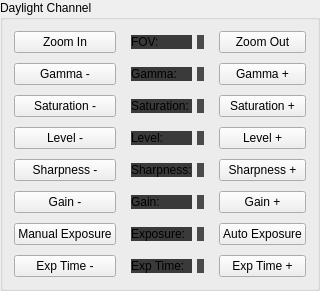
         <widget class="QGroupBox" name="groupBox_7">
          <property name="styleSheet">
           <string notr="true">QLabel {
	background-color: #3a3a3a;
}</string>
          </property>
          <property name="title">
           <string>Daylight Channel</string>
          </property>
          <layout class="QGridLayout" name="gridLayout" rowstretch="1,1,1,1,1,1,1,1" columnstretch="3,0,2,2,0,3">
           <property name="horizontalSpacing">
            <number>5</number>
           </property>
           <property name="verticalSpacing">
            <number>10</number>
           </property>
           <item row="0" column="3">
            <widget class="QLabel" name="txt_FOV">
             <property name="sizePolicy">
              <sizepolicy hsizetype="Preferred" vsizetype="Fixed">
               <horstretch>0</horstretch>
               <verstretch>0</verstretch>
              </sizepolicy>
             </property>
             <property name="styleSheet">
              <string notr="true">background-color: #4a4a4a</string>
             </property>
             <property name="text">
              <string/>
             </property>
            </widget>
           </item>
           <item row="2" column="0">
            <widget class="QPushButton" name="Saturation_Neg_pushButton">
             <property name="sizePolicy">
              <sizepolicy hsizetype="Minimum" vsizetype="Expanding">
               <horstretch>0</horstretch>
               <verstretch>0</verstretch>
              </sizepolicy>
             </property>
             <property name="text">
              <string>Saturation -</string>
             </property>
            </widget>
           </item>
           <item row="7" column="0">
            <widget class="QPushButton" name="ExpTime_Neg_pushButton">
             <property name="sizePolicy">
              <sizepolicy hsizetype="Minimum" vsizetype="Expanding">
               <horstretch>0</horstretch>
               <verstretch>0</verstretch>
              </sizepolicy>
             </property>
             <property name="text">
              <string>Exp Time -</string>
             </property>
            </widget>
           </item>
           <item row="0" column="4">
            <spacer name="horizontalSpacer_2">
             <property name="orientation">
              <enum>Qt::Horizontal</enum>
             </property>
             <property name="sizeHint" stdset="0">
              <size>
               <width>10</width>
               <height>20</height>
              </size>
             </property>
            </spacer>
           </item>
           <item row="4" column="2">
            <widget class="QLabel" name="label_5">
             <property name="sizePolicy">
              <sizepolicy hsizetype="Preferred" vsizetype="Fixed">
               <horstretch>0</horstretch>
               <verstretch>0</verstretch>
              </sizepolicy>
             </property>
             <property name="text">
              <string>Sharpness:</string>
             </property>
            </widget>
           </item>
           <item row="0" column="5">
            <widget class="QPushButton" name="Zoom_out_pushButton">
             <property name="sizePolicy">
              <sizepolicy hsizetype="Minimum" vsizetype="Expanding">
               <horstretch>0</horstretch>
               <verstretch>0</verstretch>
              </sizepolicy>
             </property>
             <property name="text">
              <string>Zoom Out</string>
             </property>
            </widget>
           </item>
           <item row="7" column="5">
            <widget class="QPushButton" name="ExpTime_Pos_pushButton">
             <property name="sizePolicy">
              <sizepolicy hsizetype="Minimum" vsizetype="Expanding">
               <horstretch>0</horstretch>
               <verstretch>0</verstretch>
              </sizepolicy>
             </property>
             <property name="text">
              <string>Exp Time +</string>
             </property>
            </widget>
           </item>
           <item row="3" column="3">
            <widget class="QLabel" name="txt_Brigtness">
             <property name="sizePolicy">
              <sizepolicy hsizetype="Preferred" vsizetype="Fixed">
               <horstretch>0</horstretch>
               <verstretch>0</verstretch>
              </sizepolicy>
             </property>
             <property name="styleSheet">
              <string notr="true">background-color: #4a4a4a</string>
             </property>
             <property name="text">
              <string/>
             </property>
            </widget>
           </item>
           <item row="0" column="1">
            <spacer name="horizontalSpacer">
             <property name="orientation">
              <enum>Qt::Horizontal</enum>
             </property>
             <property name="sizeHint" stdset="0">
              <size>
               <width>10</width>
               <height>5</height>
              </size>
             </property>
            </spacer>
           </item>
           <item row="6" column="2">
            <widget class="QLabel" name="label_27">
             <property name="sizePolicy">
              <sizepolicy hsizetype="Preferred" vsizetype="Fixed">
               <horstretch>0</horstretch>
               <verstretch>0</verstretch>
              </sizepolicy>
             </property>
             <property name="text">
              <string>Exposure:</string>
             </property>
            </widget>
           </item>
           <item row="4" column="3">
            <widget class="QLabel" name="txt_Sharpness">
             <property name="sizePolicy">
              <sizepolicy hsizetype="Preferred" vsizetype="Fixed">
               <horstretch>0</horstretch>
               <verstretch>0</verstretch>
              </sizepolicy>
             </property>
             <property name="styleSheet">
              <string notr="true">background-color: #4a4a4a</string>
             </property>
             <property name="text">
              <string/>
             </property>
            </widget>
           </item>
           <item row="7" column="2">
            <widget class="QLabel" name="label_30">
             <property name="sizePolicy">
              <sizepolicy hsizetype="Preferred" vsizetype="Fixed">
               <horstretch>0</horstretch>
               <verstretch>0</verstretch>
              </sizepolicy>
             </property>
             <property name="text">
              <string>Exp Time:</string>
             </property>
            </widget>
           </item>
           <item row="0" column="0">
            <widget class="QPushButton" name="Zoom_In_pushButton">
             <property name="sizePolicy">
              <sizepolicy hsizetype="Preferred" vsizetype="Expanding">
               <horstretch>0</horstretch>
               <verstretch>0</verstretch>
              </sizepolicy>
             </property>
             <property name="text">
              <string>Zoom In</string>
             </property>
            </widget>
           </item>
           <item row="4" column="5">
            <widget class="QPushButton" name="Sharpness_Pos_pushButton">
             <property name="sizePolicy">
              <sizepolicy hsizetype="Minimum" vsizetype="Expanding">
               <horstretch>0</horstretch>
               <verstretch>0</verstretch>
              </sizepolicy>
             </property>
             <property name="text">
              <string>Sharpness +</string>
             </property>
            </widget>
           </item>
           <item row="5" column="3">
            <widget class="QLabel" name="txt_Contrast">
             <property name="sizePolicy">
              <sizepolicy hsizetype="Preferred" vsizetype="Fixed">
               <horstretch>0</horstretch>
               <verstretch>0</verstretch>
              </sizepolicy>
             </property>
             <property name="styleSheet">
              <string notr="true">background-color: #4a4a4a</string>
             </property>
             <property name="text">
              <string/>
             </property>
            </widget>
           </item>
           <item row="2" column="3">
            <widget class="QLabel" name="txt_Saturation">
             <property name="sizePolicy">
              <sizepolicy hsizetype="Preferred" vsizetype="Fixed">
               <horstretch>0</horstretch>
               <verstretch>0</verstretch>
              </sizepolicy>
             </property>
             <property name="styleSheet">
              <string notr="true">background-color: #4a4a4a</string>
             </property>
             <property name="text">
              <string/>
             </property>
            </widget>
           </item>
           <item row="0" column="2">
            <widget class="QLabel" name="label_22">
             <property name="sizePolicy">
              <sizepolicy hsizetype="Preferred" vsizetype="Fixed">
               <horstretch>0</horstretch>
               <verstretch>0</verstretch>
              </sizepolicy>
             </property>
             <property name="autoFillBackground">
              <bool>false</bool>
             </property>
             <property name="text">
              <string>FOV:</string>
             </property>
            </widget>
           </item>
           <item row="3" column="2">
            <widget class="QLabel" name="label_25">
             <property name="sizePolicy">
              <sizepolicy hsizetype="Preferred" vsizetype="Fixed">
               <horstretch>0</horstretch>
               <verstretch>0</verstretch>
              </sizepolicy>
             </property>
             <property name="text">
              <string>Level:</string>
             </property>
            </widget>
           </item>
           <item row="6" column="3">
            <widget class="QLabel" name="txt_Exp_Mode">
             <property name="sizePolicy">
              <sizepolicy hsizetype="Preferred" vsizetype="Fixed">
               <horstretch>0</horstretch>
               <verstretch>0</verstretch>
              </sizepolicy>
             </property>
             <property name="styleSheet">
              <string notr="true">background-color: #4a4a4a</string>
             </property>
             <property name="text">
              <string/>
             </property>
            </widget>
           </item>
           <item row="6" column="5">
            <widget class="QPushButton" name="AutoExpMode_pushButton">
             <property name="sizePolicy">
              <sizepolicy hsizetype="Minimum" vsizetype="Expanding">
               <horstretch>0</horstretch>
               <verstretch>0</verstretch>
              </sizepolicy>
             </property>
             <property name="text">
              <string>Auto Exposure</string>
             </property>
            </widget>
           </item>
           <item row="5" column="0">
            <widget class="QPushButton" name="Contrast_Neg_pushButton">
             <property name="sizePolicy">
              <sizepolicy hsizetype="Minimum" vsizetype="Expanding">
               <horstretch>0</horstretch>
               <verstretch>0</verstretch>
              </sizepolicy>
             </property>
             <property name="text">
              <string>Gain -</string>
             </property>
            </widget>
           </item>
           <item row="2" column="5">
            <widget class="QPushButton" name="Saturation_Pos_pushButton">
             <property name="sizePolicy">
              <sizepolicy hsizetype="Minimum" vsizetype="Expanding">
               <horstretch>0</horstretch>
               <verstretch>0</verstretch>
              </sizepolicy>
             </property>
             <property name="text">
              <string>Saturation +</string>
             </property>
            </widget>
           </item>
           <item row="1" column="0">
            <widget class="QPushButton" name="Gamma_Neg_pushButton">
             <property name="sizePolicy">
              <sizepolicy hsizetype="Minimum" vsizetype="Expanding">
               <horstretch>0</horstretch>
               <verstretch>0</verstretch>
              </sizepolicy>
             </property>
             <property name="text">
              <string>Gamma -</string>
             </property>
            </widget>
           </item>
           <item row="1" column="3">
            <widget class="QLabel" name="txt_Gamma">
             <property name="sizePolicy">
              <sizepolicy hsizetype="Preferred" vsizetype="Fixed">
               <horstretch>0</horstretch>
               <verstretch>0</verstretch>
              </sizepolicy>
             </property>
             <property name="styleSheet">
              <string notr="true">background-color: #4a4a4a</string>
             </property>
             <property name="text">
              <string/>
             </property>
            </widget>
           </item>
           <item row="1" column="5">
            <widget class="QPushButton" name="Gamma_Pos_pushButton">
             <property name="sizePolicy">
              <sizepolicy hsizetype="Minimum" vsizetype="Expanding">
               <horstretch>0</horstretch>
               <verstretch>0</verstretch>
              </sizepolicy>
             </property>
             <property name="text">
              <string>Gamma +</string>
             </property>
            </widget>
           </item>
           <item row="7" column="3">
            <widget class="QLabel" name="txt_Exp_Time">
             <property name="sizePolicy">
              <sizepolicy hsizetype="Preferred" vsizetype="Fixed">
               <horstretch>0</horstretch>
               <verstretch>0</verstretch>
              </sizepolicy>
             </property>
             <property name="styleSheet">
              <string notr="true">background-color: #4a4a4a</string>
             </property>
             <property name="text">
              <string/>
             </property>
            </widget>
           </item>
           <item row="2" column="2">
            <widget class="QLabel" name="label_24">
             <property name="sizePolicy">
              <sizepolicy hsizetype="Preferred" vsizetype="Fixed">
               <horstretch>0</horstretch>
               <verstretch>0</verstretch>
              </sizepolicy>
             </property>
             <property name="text">
              <string>Saturation:</string>
             </property>
            </widget>
           </item>
           <item row="6" column="0">
            <widget class="QPushButton" name="ManExpMode_pushButton">
             <property name="sizePolicy">
              <sizepolicy hsizetype="Minimum" vsizetype="Expanding">
               <horstretch>0</horstretch>
               <verstretch>0</verstretch>
              </sizepolicy>
             </property>
             <property name="text">
              <string>Manual Exposure</string>
             </property>
            </widget>
           </item>
           <item row="1" column="2">
            <widget class="QLabel" name="label_23">
             <property name="sizePolicy">
              <sizepolicy hsizetype="Preferred" vsizetype="Fixed">
               <horstretch>0</horstretch>
               <verstretch>0</verstretch>
              </sizepolicy>
             </property>
             <property name="text">
              <string>Gamma:</string>
             </property>
            </widget>
           </item>
           <item row="3" column="5">
            <widget class="QPushButton" name="Brigtness_Pos_pushButton">
             <property name="sizePolicy">
              <sizepolicy hsizetype="Minimum" vsizetype="Expanding">
               <horstretch>0</horstretch>
               <verstretch>0</verstretch>
              </sizepolicy>
             </property>
             <property name="text">
              <string>Level +</string>
             </property>
            </widget>
           </item>
           <item row="5" column="2">
            <widget class="QLabel" name="label_26">
             <property name="sizePolicy">
              <sizepolicy hsizetype="Preferred" vsizetype="Fixed">
               <horstretch>0</horstretch>
               <verstretch>0</verstretch>
              </sizepolicy>
             </property>
             <property name="text">
              <string>Gain:</string>
             </property>
            </widget>
           </item>
           <item row="5" column="5">
            <widget class="QPushButton" name="Contrast_Pos_pushButton">
             <property name="sizePolicy">
              <sizepolicy hsizetype="Minimum" vsizetype="Expanding">
               <horstretch>0</horstretch>
               <verstretch>0</verstretch>
              </sizepolicy>
             </property>
             <property name="text">
              <string>Gain +</string>
             </property>
            </widget>
           </item>
           <item row="3" column="0">
            <widget class="QPushButton" name="Brigtness_Neg_pushButton">
             <property name="sizePolicy">
              <sizepolicy hsizetype="Minimum" vsizetype="Expanding">
               <horstretch>0</horstretch>
               <verstretch>0</verstretch>
              </sizepolicy>
             </property>
             <property name="text">
              <string>Level -</string>
             </property>
            </widget>
           </item>
           <item row="4" column="0">
            <widget class="QPushButton" name="Sharpness_Neg_pushButton">
             <property name="sizePolicy">
              <sizepolicy hsizetype="Minimum" vsizetype="Expanding">
               <horstretch>0</horstretch>
               <verstretch>0</verstretch>
              </sizepolicy>
             </property>
             <property name="text">
              <string>Sharpness -</string>
             </property>
            </widget>
           </item>
          </layout>
         </widget>
